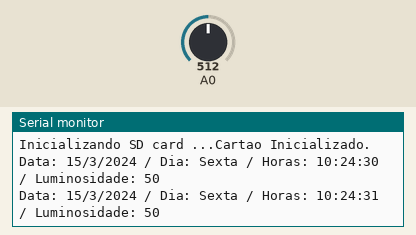
Recording of a sketch running on a simulated ESP8266 (Wemos D1 mini). Parts: the last lines printed to the serial monitor. The inputs (shaded band) are chosen by the test bench; at power-on: A0 = 512. The local clock reads 2024-03-15 10:24:30 at power-on unless the sketch sets it; storage starts empty.

Above: at 1.3 s.
1.4 s: A0 set to 716
At 2.7 s:
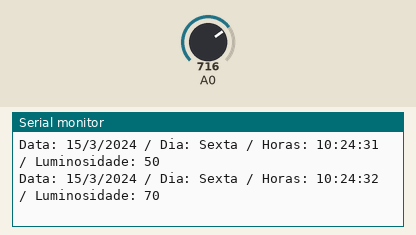
2.9 s: A0 set to 900
At 4.0 s:
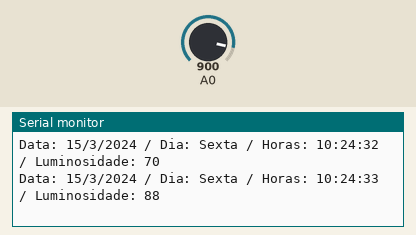
Timing chart, 0 to 5.9 s (numbered marks = the images above; inputs shaded):
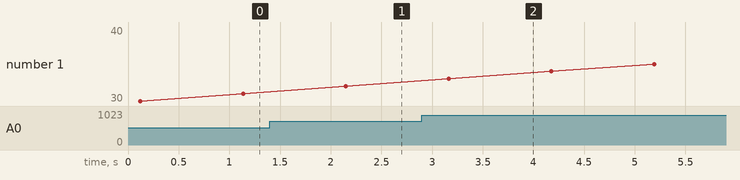

Measured:
- after the input at 1.4 s, the serial monitor: prints a new line after 0.75 s (image 1)
- after the input at 2.9 s, the serial monitor: prints a new line after 0.26 s (image 2)

The sketch:

Sensor_rtc_ds3231_wemos.ino
```cpp
#include <Wire.h> //INCLUSÃO DA BIBLIOTECA
#include "RTClib.h" //INCLUSÃO DA BIBLIOTECA
#include <SPI.h>
#include <SD.h>

int sensorValue;

const int chipSelect = D8;

RTC_DS3231 rtc; //OBJETO DO TIPO RTC_DS3231

//DECLARAÇÃO DOS DIAS DA SEMANA
char daysOfTheWeek[7][12] = {"Domingo", "Segunda", "Terça", "Quarta", "Quinta", "Sexta", "Sábado"};

void setup(){
  Serial.begin(9600); //INICIALIZA A SERIAL
  if(! rtc.begin()) { // SE O RTC NÃO FOR INICIALIZADO, FAZ
    Serial.println("DS3231 não encontrado"); //IMPRIME O TEXTO NO MONITOR SERIAL
    while(1); //SEMPRE ENTRE NO LOOP
  }
  if(rtc.lostPower()){ //SE RTC FOI LIGADO PELA PRIMEIRA VEZ / FICOU SEM ENERGIA / ESGOTOU A BATERIA, FAZ
    Serial.println("DS3231 OK!"); //IMPRIME O TEXTO NO MONITOR SERIAL
    //REMOVA O COMENTÁRIO DE UMA DAS LINHAS ABAIXO PARA INSERIR AS INFORMAÇÕES ATUALIZADAS EM SEU RTC
    rtc.adjust(DateTime(F(__DATE__), F(__TIME__))); //CAPTURA A DATA E HORA EM QUE O SKETCH É COMPILADO
    //rtc.adjust(DateTime(2018, 9, 29, 15, 00, 45)); //(ANO), (MÊS), (DIA), (HORA), (MINUTOS), (SEGUNDOS)
  }
   //---------------------------------------------------------
   Serial.print("Inicializando SD card ...");

  // Verefica de o SD esta presente e pode ser inicializado
  if (!SD.begin(chipSelect)) {
    Serial.println("Falha no cartao, nao pode ser incializado");
    // Não faz mais nada
    while (1);
  }
  Serial.println("Cartao Inicializado.");
  //------------------------------------------------------------
  delay(100); //INTERVALO DE 100 MILISSEGUNDOS
}

void loop () {
    DateTime now = rtc.now(); //CHAMADA DE FUNÇÃO
    Serial.print("Data: "); //IMPRIME O TEXTO NO MONITOR SERIAL
    Serial.print(now.day(), DEC); //IMPRIME NO MONITOR SERIAL O DIA
    Serial.print('/'); //IMPRIME O CARACTERE NO MONITOR SERIAL
    Serial.print(now.month(), DEC); //IMPRIME NO MONITOR SERIAL O MÊS
    Serial.print('/'); //IMPRIME O CARACTERE NO MONITOR SERIAL
    Serial.print(now.year(), DEC); //IMPRIME NO MONITOR SERIAL O ANO
    Serial.print(" / Dia: "); //IMPRIME O TEXTO NA SERIAL
    Serial.print(daysOfTheWeek[now.dayOfTheWeek()]); //IMPRIME NO MONITOR SERIAL O DIA
    Serial.print(" / Horas: "); //IMPRIME O TEXTO NA SERIAL
    Serial.print(now.hour(), DEC); //IMPRIME NO MONITOR SERIAL A HORA
    Serial.print(':'); //IMPRIME O CARACTERE NO MONITOR SERIAL
    Serial.print(now.minute(), DEC); //IMPRIME NO MONITOR SERIAL OS MINUTOS
    Serial.print(':'); //IMPRIME O CARACTERE NO MONITOR SERIAL
    Serial.print(now.second(), DEC); //IMPRIME NO MONITOR SERIAL OS SEGUNDOS
    //---------------------LDR----------------------------
    sensorValue = analogRead(A0); // leitura da entrada analógica pin 0
    sensorValue = map(sensorValue, 0, 1023, 0, 100);
    Serial.print(" / Luminosidade: "); //IMPRIME O TEXTO NA SERIAL
    Serial.print(sensorValue, DEC); // Imprime os valores lidos
    Serial.println(); //QUEBRA DE LINHA NA SERIAL
    //-----------------------------------------------------
    File dataFile = SD.open("cartao.txt", FILE_WRITE);

    if (dataFile) {
    dataFile.println(sensorValue, DEC);
    dataFile.println("Data: "); //IMPRIME O TEXTO NO MONITOR SERIAL
    dataFile.println(now.day(), DEC); //IMPRIME NO MONITOR SERIAL O DIA
    dataFile.println('/'); //IMPRIME O CARACTERE NO MONITOR SERIAL
    dataFile.println(now.month(), DEC); //IMPRIME NO MONITOR SERIAL O MÊS
    dataFile.println('/'); //IMPRIME O CARACTERE NO MONITOR SERIAL
    dataFile.println(now.year(), DEC); //IMPRIME NO MONITOR SERIAL O ANO
    dataFile.println(" / Horas: "); //IMPRIME O TEXTO NA SERIAL
    dataFile.println(now.hour(), DEC); //IMPRIME NO MONITOR SERIAL A HORA
    dataFile.println(':'); //IMPRIME O CARACTERE NO MONITOR SERIAL
    dataFile.println(now.minute(), DEC); //IMPRIME NO MONITOR SERIAL OS MINUTOS
    dataFile.println(':'); //IMPRIME O CARACTERE NO MONITOR SERIAL
    dataFile.println(now.second(), DEC); //IMPRIME NO MONITOR SERIAL OS SEGUNDOS
    dataFile.println("\n"); //QUEBRA DE LINHA NO SD
    dataFile.close();
    }else {
    Serial.println("Erro ao abrir o arquivo cartao.txt");
    }
    //---------------------------------------------
    delay(1000); //INTERVALO DE 1 SEGUNDO
}
```
